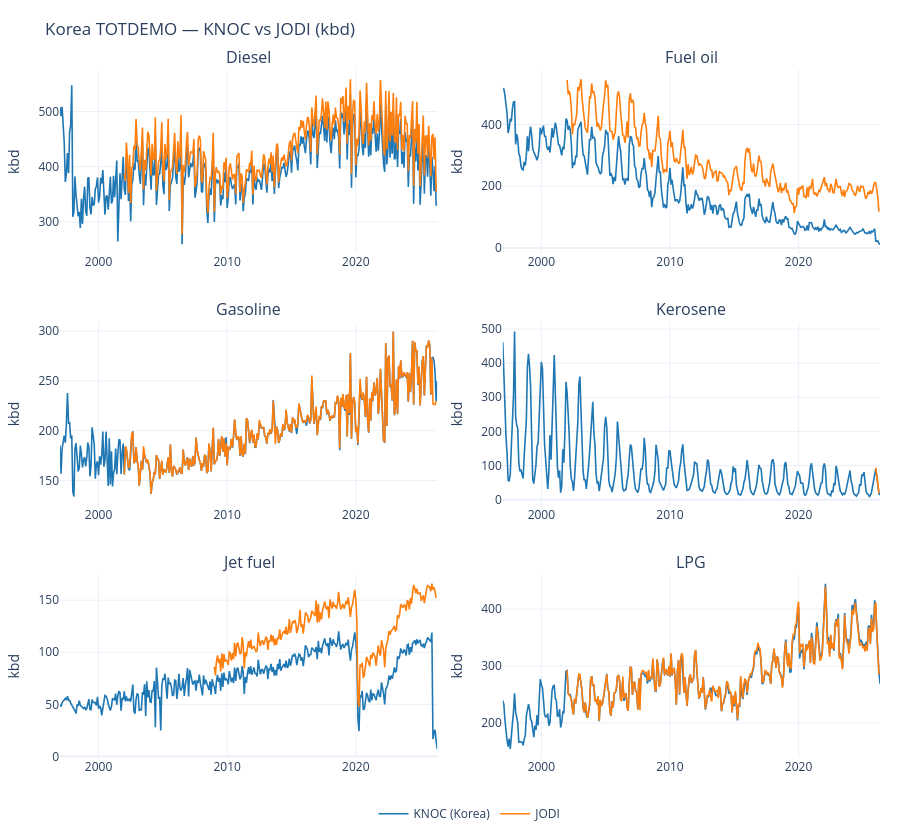

Notebook source saved alongside this figure:
### Markdown cell above
## 8. KNOC vs JODI (TOTDEMO, kbd)

Small-multiples grid (same layout as Thailand EPPO vs JODI): **KNOC (Korea)** in blue, **JODI** in orange, one panel per product. Fuel-oil panel sums the four KNOC fuel-oil components vs JODI `RESFUEL`.

### Code cell
from analytics import cross_source_comparison_chart

JODI_PARQUET = PROJECT_ROOT / "data" / "processed" / "jodi" / "jodi_secondary.parquet"
if not JODI_PARQUET.exists():
    print(f"[skip] JODI parquet not found at {JODI_PARQUET}")
    print("       Run python scripts/update_jodi.py first.")
else:
    jodi = pd.read_parquet(JODI_PARQUET)
    jodi["date"] = pd.to_datetime(jodi["date"])

    knoc_parts = []
    jodi_codes = []
    for key, spec in JODI_COMPARE_SERIES.items():
        kn = knoc_series_for_jodi(demand, key, value_col="value_kbd")
        if kn.empty:
            continue
        kn = kn.groupby("date", as_index=False)["value_kbd"].sum()
        kn["panel"] = spec.panel
        knoc_parts.append(kn[["date", "panel", "value_kbd"]])
        jodi_codes.append(spec.jodi_energy_product)

    knoc_panel = pd.concat(knoc_parts, ignore_index=True)

    jodi_kr = jodi[
        (jodi["ref_area"] == "KR")
        & (jodi["flow_breakdown"] == "TOTDEMO")
        & (jodi["unit_measure"] == "KBD")
        & (jodi["energy_product"].isin(jodi_codes))
    ].copy()
    code_to_panel = {
        spec.jodi_energy_product: spec.panel for spec in JODI_COMPARE_SERIES.values()
    }
    jodi_kr["panel"] = jodi_kr["energy_product"].map(code_to_panel)
    jodi_kr["value_kbd"] = jodi_kr["obs_value"]

    # Panel order aligned with Thailand dashboard (Diesel, Fuel oil, Gasoline, …).
    _order = ["Diesel", "Fuel oil", "Gasoline", "Kerosene", "Jet fuel", "LPG"]
    panels = [p for p in _order if p in knoc_panel["panel"].unique()]

    fig = cross_source_comparison_chart(
        df_a=knoc_panel,
        df_b=jodi_kr,
        products=panels,
        product_col_a="panel",
        product_col_b="panel",
        value_col_a="value_kbd",
        value_col_b="value_kbd",
        label_a="KNOC (Korea)",
        label_b="JODI",
        title="Korea TOTDEMO — KNOC vs JODI (kbd)",
        units_label="kbd",
        cols=2,
        panel_height=280,
    )
    fig.show()

    cutoff_24 = knoc_panel["date"].max() - pd.DateOffset(months=23)
    print("\nMean |gap| over last 24 months (kbd):")
    for panel in panels:
        k = knoc_panel.loc[knoc_panel["panel"] == panel].set_index("date")["value_kbd"]
        j = jodi_kr.loc[jodi_kr["panel"] == panel].set_index("date")["value_kbd"]
        merged = pd.concat([k, j], axis=1, keys=["knoc", "jodi"]).dropna()
        merged = merged.loc[merged.index >= cutoff_24]
        if merged.empty:
            continue
        gap = (merged["knoc"] - merged["jodi"]).abs().mean()
        pct = gap / merged["jodi"].abs().mean() * 100
        print(f"  {panel:12s}  mean|gap| = {gap:>8,.1f} kbd  ({pct:5.1f}% of JODI level)")

### Figure 1 — Plotly figure (JSON) as saved in the notebook; plotly's stock layout.template omitted (floating-point values rounded to 4 significant figures; data arrays with more than 128 entries replaced by an {"elided": "..."} marker saying what was removed)
{"data": [{"hovertemplate": "<b>Diesel — KNOC (Korea)</b><br>%{x|%Y-%m}: %{y:,.1f} kbd<extra></extra>", "legendgroup": "KNOC (Korea)", "line": {"color": "#1f77b4", "width": 1.6}, "mode": "lines", "name": "KNOC (Korea)", "showlegend": true, "type": "scatter", "x": {"elided": "353 str values"}, "xaxis": "x", "y": {"elided": "353 float values"}, "yaxis": "y"}, {"hovertemplate": "<b>Diesel — JODI</b><br>%{x|%Y-%m}: %{y:,.1f} kbd<extra></extra>", "legendgroup": "JODI", "line": {"color": "#ff7f0e", "width": 1.6}, "mode": "lines", "name": "JODI", "showlegend": true, "type": "scatter", "x": {"elided": "292 str values"}, "xaxis": "x", "y": {"elided": "292 float values"}, "yaxis": "y"}, {"hovertemplate": "<b>Fuel oil — KNOC (Korea)</b><br>%{x|%Y-%m}: %{y:,.1f} kbd<extra></extra>", "legendgroup": "KNOC (Korea)", "line": {"color": "#1f77b4", "width": 1.6}, "mode": "lines", "name": "KNOC (Korea)", "showlegend": false, "type": "scatter", "x": {"elided": "353 str values"}, "xaxis": "x2", "y": {"elided": "353 float values"}, "yaxis": "y2"}, {"hovertemplate": "<b>Fuel oil — JODI</b><br>%{x|%Y-%m}: %{y:,.1f} kbd<extra></extra>", "legendgroup": "JODI", "line": {"color": "#ff7f0e", "width": 1.6}, "mode": "lines", "name": "JODI", "showlegend": false, "type": "scatter", "x": {"elided": "292 str values"}, "xaxis": "x2", "y": {"elided": "292 float values"}, "yaxis": "y2"}, {"hovertemplate": "<b>Gasoline — KNOC (Korea)</b><br>%{x|%Y-%m}: %{y:,.1f} kbd<extra></extra>", "legendgroup": "KNOC (Korea)", "line": {"color": "#1f77b4", "width": 1.6}, "mode": "lines", "name": "KNOC (Korea)", "showlegend": false, "type": "scatter", "x": {"elided": "353 str values"}, "xaxis": "x3", "y": {"elided": "353 float values"}, "yaxis": "y3"}, {"hovertemplate": "<b>Gasoline — JODI</b><br>%{x|%Y-%m}: %{y:,.1f} kbd<extra></extra>", "legendgroup": "JODI", "line": {"color": "#ff7f0e", "width": 1.6}, "mode": "lines", "name": "JODI", "showlegend": false, "type": "scatter", "x": {"elided": "292 str values"}, "xaxis": "x3", "y": {"elided": "292 float values"}, "yaxis": "y3"}, {"hovertemplate": "<b>Kerosene — KNOC (Korea)</b><br>%{x|%Y-%m}: %{y:,.1f} kbd<extra></extra>", "legendgroup": "KNOC (Korea)", "line": {"color": "#1f77b4", "width": 1.6}, "mode": "lines", "name": "KNOC (Korea)", "showlegend": false, "type": "scatter", "x": {"elided": "353 str values"}, "xaxis": "x4", "y": {"elided": "353 float values"}, "yaxis": "y4"}, {"hovertemplate": "<b>Kerosene — JODI</b><br>%{x|%Y-%m}: %{y:,.1f} kbd<extra></extra>", "legendgroup": "JODI", "line": {"color": "#ff7f0e", "width": 1.6}, "mode": "lines", "name": "JODI", "showlegend": false, "type": "scatter", "x": ["2026-01-01T00:00:00", "2026-02-01T00:00:00", "2026-03-01T00:00:00", "2026-04-01T00:00:00"], "xaxis": "x4", "y": [94.14, 71.94, 40.67, 20.09], "yaxis": "y4"}, {"hovertemplate": "<b>Jet fuel — KNOC (Korea)</b><br>%{x|%Y-%m}: %{y:,.1f} kbd<extra></extra>", "legendgroup": "KNOC (Korea)", "line": {"color": "#1f77b4", "width": 1.6}, "mode": "lines", "name": "KNOC (Korea)", "showlegend": false, "type": "scatter", "x": {"elided": "353 str values"}, "xaxis": "x5", "y": {"elided": "353 float values"}, "yaxis": "y5"}, {"hovertemplate": "<b>Jet fuel — JODI</b><br>%{x|%Y-%m}: %{y:,.1f} kbd<extra></extra>", "legendgroup": "JODI", "line": {"color": "#ff7f0e", "width": 1.6}, "mode": "lines", "name": "JODI", "showlegend": false, "type": "scatter", "x": {"elided": "292 str values"}, "xaxis": "x5", "y": {"elided": "292 float values"}, "yaxis": "y5"}, {"hovertemplate": "<b>LPG — KNOC (Korea)</b><br>%{x|%Y-%m}: %{y:,.1f} kbd<extra></extra>", "legendgroup": "KNOC (Korea)", "line": {"color": "#1f77b4", "width": 1.6}, "mode": "lines", "name": "KNOC (Korea)", "showlegend": false, "type": "scatter", "x": {"elided": "353 str values"}, "xaxis": "x6", "y": {"elided": "353 float values"}, "yaxis": "y6"}, {"hovertemplate": "<b>LPG — JODI</b><br>%{x|%Y-%m}: %{y:,.1f} kbd<extra></extra>", "legendgroup": "JODI", "line": {"color": "#ff7f0e", "width": 1.6}, "mode": "lines", "name": "JODI", "showlegend": false, "type": "scatter", "x": {"elided": "292 str values"}, "xaxis": "x6", "y": {"elided": "292 float values"}, "yaxis": "y6"}], "layout": {"annotations": [{"font": {"size": 16}, "showarrow": false, "text": "Diesel", "x": 0.23, "xanchor": "center", "xref": "paper", "y": 1, "yanchor": "bottom", "yref": "paper"}, {"font": {"size": 16}, "showarrow": false, "text": "Fuel oil", "x": 0.77, "xanchor": "center", "xref": "paper", "y": 1, "yanchor": "bottom", "yref": "paper"}, {"font": {"size": 16}, "showarrow": false, "text": "Gasoline", "x": 0.23, "xanchor": "center", "xref": "paper", "y": 0.6333, "yanchor": "bottom", "yref": "paper"}, {"font": {"size": 16}, "showarrow": false, "text": "Kerosene", "x": 0.77, "xanchor": "center", "xref": "paper", "y": 0.6333, "yanchor": "bottom", "yref": "paper"}, {"font": {"size": 16}, "showarrow": false, "text": "Jet fuel", "x": 0.23, "xanchor": "center", "xref": "paper", "y": 0.2667, "yanchor": "bottom", "yref": "paper"}, {"font": {"size": 16}, "showarrow": false, "text": "LPG", "x": 0.77, "xanchor": "center", "xref": "paper", "y": 0.2667, "yanchor": "bottom", "yref": "paper"}], "height": 840, "hovermode": "x unified", "legend": {"orientation": "h", "x": 0.5, "xanchor": "center", "y": -0.06, "yanchor": "top"}, "margin": {"b": 60, "l": 60, "r": 20, "t": 70}, "title": {"text": "Korea TOTDEMO — KNOC vs JODI (kbd)"}, "xaxis": {"anchor": "y", "domain": [0, 0.46]}, "xaxis2": {"anchor": "y2", "domain": [0.54, 1]}, "xaxis3": {"anchor": "y3", "domain": [0, 0.46]}, "xaxis4": {"anchor": "y4", "domain": [0.54, 1]}, "xaxis5": {"anchor": "y5", "domain": [0, 0.46]}, "xaxis6": {"anchor": "y6", "domain": [0.54, 1]}, "yaxis": {"anchor": "x", "domain": [0.7333, 1], "title": {"text": "kbd"}}, "yaxis2": {"anchor": "x2", "domain": [0.7333, 1], "title": {"text": "kbd"}}, "yaxis3": {"anchor": "x3", "domain": [0.3667, 0.6333], "title": {"text": "kbd"}}, "yaxis4": {"anchor": "x4", "domain": [0.3667, 0.6333], "title": {"text": "kbd"}}, "yaxis5": {"anchor": "x5", "domain": [0, 0.2667], "title": {"text": "kbd"}}, "yaxis6": {"anchor": "x6", "domain": [0, 0.2667], "title": {"text": "kbd"}}}}
